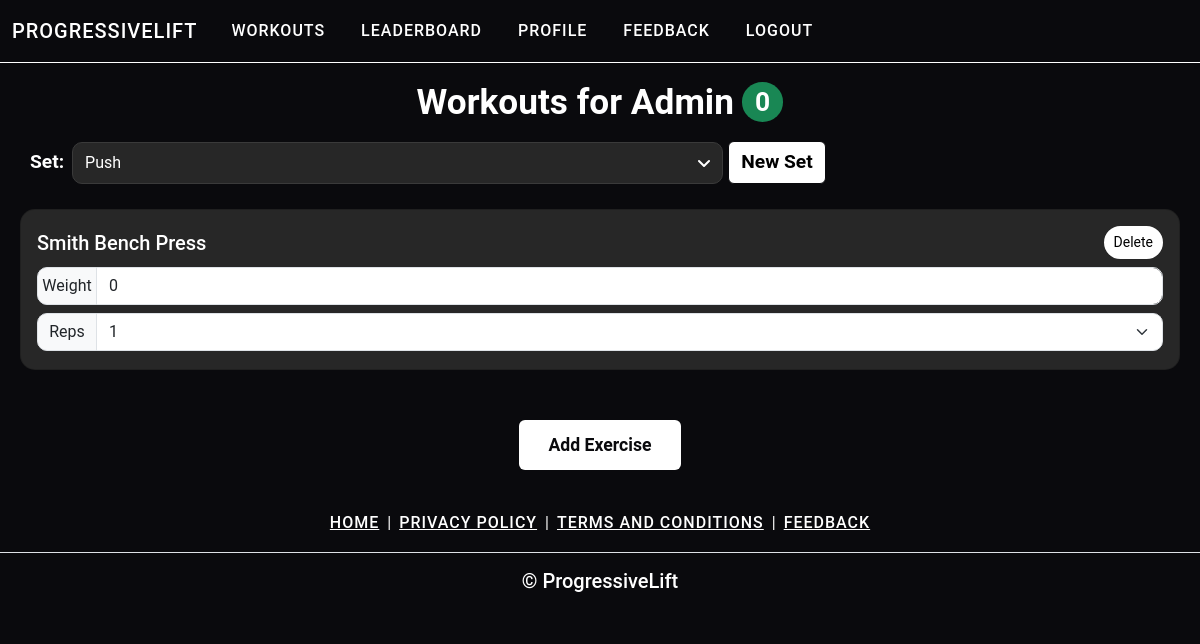
The app's page /workouts (signed in) with its own data.
### main.py (models this page shows)
class User(UserMixin, db.Model):
    __tablename__ = "users"
    id: Mapped[int] = mapped_column(Integer, primary_key=True)
    email: Mapped[str] = mapped_column(String(100), unique=True)
    password: Mapped[str] = mapped_column(String(100))
    name: Mapped[str] = mapped_column(String(100))
    premium_level: Mapped[int] = mapped_column(Integer)
    date_of_signup: Mapped[Date] = mapped_column(Date)
    end_date_premium: Mapped[Date] = mapped_column(Date)
    points: Mapped[int] = mapped_column(Integer)
    weekly_points: Mapped[int] = mapped_column(Integer)
    monthly_points: Mapped[int] = mapped_column(Integer)
    daily_points: Mapped[int] = mapped_column(Integer)
    last_weekly_reset: Mapped[Date] = mapped_column(Date)
    last_monthly_reset: Mapped[Date] = mapped_column(Date)
    last_daily_reset: Mapped[Date] = mapped_column(Date)

class SetList(db.Model):
    __tablename__ = "set_lists"
    id: Mapped[int] = mapped_column(Integer, primary_key=True)
    user_id: Mapped[int] = mapped_column(Integer, db.ForeignKey("users.id"))
    set_name: Mapped[str] = mapped_column(String(250), unique=False, nullable=False)
    exercise: Mapped[str] = mapped_column(String(250), nullable=True)
    weight: Mapped[str] = mapped_column(String(250))
    reps: Mapped[str] = mapped_column(String(250))

### main.py (the view)
@app.route('/workouts', methods=["GET", "POST"])
def workouts():
    if not current_user.is_authenticated:
        return redirect(url_for('login'))
    form = AddExercise()
    form2 = CreateSet()
    current_date = datetime.date.today()
    if current_user.end_date_premium < current_date:
        current_user.premium_level = 0
    if (current_date - current_user.last_weekly_reset).days >= 7:
        current_user.weekly_points = 0
        current_user.last_weekly_reset = current_date
    if current_date.month != current_user.last_monthly_reset.month or current_date.year != current_user.last_monthly_reset.year:
        current_user.monthly_points = 0
        current_user.last_monthly_reset = current_date
    if current_date > current_user.last_daily_reset:
        current_user.daily_points = 0
        current_user.last_daily_reset = current_date
    db.session.commit()
    result = db.session.execute(db.select(SetList).where(SetList.user_id == current_user.id))
    user_result = db.session.execute(db.select(User).where(User.id == current_user.id))
    user = user_result.scalar()
    exercises = result.scalars().all()
    return render_template("workouts.html", exercises=exercises, form=form, user=user, form2=form2)

### main.py
class AddExercise(FlaskForm):
    name_of_set = SelectField("Name of Set", validators=[DataRequired()])
    def __init__(self, *args, **kwargs):
        super(AddExercise, self).__init__(*args, **kwargs)
        with app.app_context():
            unique_sets = db.session.query(SetList.set_name).distinct().all()
            self.name_of_set.choices = [(set[0], set[0]) for set in unique_sets]
    new_exercise = StringField("Add Exercise", validators=[DataRequired()])
    submit = SubmitField("Add")

class CreateSet(FlaskForm):
    name_of_set = StringField("Name of Set", validators=[DataRequired()])
    exercise1 = StringField("Exercise 1", validators=[DataRequired()])
    exercise2 = StringField("Exercise 2")
    exercise3 = StringField("Exercise 3")
    exercise4 = StringField("Exercise 4")
    exercise5 = StringField("Exercise 5")
    submit = SubmitField("Create Set")

### main.py (called while the page is built)
@login_manager.user_loader
def load_user(user_id):
    return db.get_or_404(User, user_id)

### templates/workouts.html (shortened to what this page needs)
{% include "header.html" %}
<!DOCTYPE html>
<html lang="en">
<head>
</head>
<body>
    {% if current_user.is_authenticated and current_user.premium_level == 1 %}
        <h1 class="text-center">
            <span class="d-inline-flex align-items-center justify-content-center">
                Workouts for {{user.name}}
                <span id="user-points" class="badge bg-success rounded-circle ms-2">{{user.points}}</span>
        </h1>
        {% set unique_sets = [] %}
        {% for exercise in exercises %}
            {% if exercise.set_name not in unique_sets %}
                {% set _ = unique_sets.append(exercise.set_name) %}
            {% endif %}
        {% endfor %}
        <div class="mb-3 d-flex justify-content-between align-items-center">
            <div class="flex-grow-1 me-3 d-flex align-items-center">
                <label for="set-filter" class="form-label me-2 mb-0">Set:</label>
                <select id="set-filter" class="form-select" onchange="filterExercises()">
                    {% for set_name in unique_sets %}
                        <option value="{{ set_name }}" {% if request.args.get('set') == set_name %}selected{% endif %}>{{ set_name }}</option>
                    {% endfor %}
                </select>
                <div>
                    <a href="{{ url_for('create_set') }}" class="btn btn-primary">New Set</a>
                </div>
            </div>
        </div>
        {% for set_name in unique_sets %}
        <div class="set-container mb-4">
            {% for exercise in exercises %}
            {% if exercise.set_name == set_name %}
            <div class="card mb-3 exercise-item exercise-card" data-set-name="{{exercise.set_name}}">
                <div class="card-body">
                    <div class="d-flex justify-content-between align-items-center mb-2">
                        <h5 class="card-title mb-0">{{exercise.exercise}}</h5>
                        <form action="{{ url_for('delete_exercise', id=exercise.id) }}" method="POST" onsubmit="event.preventDefault(); deleteExercise({{ exercise.id }});" class="ms-2">
                            <button type="submit" class="btn btn-danger btn-sm">Delete</button>
                        </form>
                    </div>
                    <div class="d-flex flex-column">
                        <div class="mb-2">
                            <div class="input-group">
                                <span class="input-group-text" style="width: 60px; justify-content: center;">Weight</span>
                                <input type="number" class="form-control" id="weight-{{exercise.id}}" name="weight" value="{{exercise.weight}}" onchange="updateExercise({{exercise.id}}, 'weight')" style="-webkit-appearance: none; -moz-appearance: textfield; appearance: textfield;">
                            </div>
                        </div>
                        <div class="mb-2">
                            <div class="input-group">
                                <span class="input-group-text" style="width: 60px; justify-content: center;">Reps</span>
                                <select class="form-select" id="reps-{{exercise.id}}" name="reps" onchange="updateExercise({{exercise.id}}, 'reps')">
                                    {% for i in range(1, 21) %}
                                        <option value="{{ i }}" {% if exercise.reps|int == i %}selected{% endif %}>{{ i }}</option>
                                    {% endfor %}
                                </select>
                            </div>
                        </div>
                    </div>
                </div>
            </div>
            {% endif %}
            {% endfor %}
        </div>
        {% endfor %}
    <br>
        {% if unique_sets %}
        <div class="d-flex justify-content-center">
            <button type="button" class="btn btn-secondary" data-bs-toggle="modal" data-bs-target="#addExerciseModal" onclick="setCurrentFilter()">
                Add Exercise
            </button>
        </div>
        {% endif %}
    {% else %}
        <h1>Access Denied</h1>
        <p class="text-center">You need to have an active premium subscription to access this page.</p>
        <div class="text-center">
            <a href="{{ url_for('price_page') }}" class="btn btn-light text-dark">Upgrade to Premium</a>
        </div>
    {% endif %}
</body>
</html>
{% include "footer.html" %}

### static/css/style.css (style rules this page uses)
body { font-family: 'Roboto', sans-serif; background-color: #0a0a0d; color: #ffffff; line-height: 1.6; margin: 0; padding: 0; }
.btn-primary { background-color: #0a0a0d; border-color: #0a0a0d; padding: 12px 30px; font-size: 1.1rem; font-weight: 600; transition: all 0.3s ease; }
.btn-secondary { background-color: #fff; color: #0a0a0d; border: none; padding: 12px 30px; font-size: 1.1rem; font-weight: 600; transition: all 0.3s ease; }
.text-center { color: white; }
.card-body h5 { color: #000000; }
.card.mb-3.exercise-item.exercise-card, .card.h-100.exercise-item.exercise-card { background-color: #272727; color: #ffffff; border-radius: 15px; overflow: hidden; margin: 20px; }
.card.mb-3.exercise-item.exercise-card .card-body, .card.h-100.exercise-item.exercise-card .card-body { color: #ffffff; }
.card.mb-3.exercise-item.exercise-card .card-title, .card.h-100.exercise-item.exercise-card .card-title { color: #ffffff; }
input[type="number"] { -moz-appearance: textfield; }
.btn-danger { background-color: #ffffff; color: #000000; border: 2px solid #ffffff; outline: none; border-radius: 20px; }
.card.mb-3.exercise-item.exercise-card .input-group { width: 100%; margin-left: 0; margin-right: auto; }
.input-group-text { border-radius: 10px 0 0 10px; }
.form-control, .form-select { border-radius: 0 10px 10px 0; }
.flex-grow-1.me-3.d-flex.align-items-center select { max-width: 55%; border-radius: 10px; padding: 8px 12px; font-size: 1rem; background-color: #272727; color: #ffffff; border: 1px solid #3a3a3a; appearance: none; -webkit-appearance: none; -moz-appearance: none; background-repeat: no-repeat; background-position: right 12px center; background-size: 12px; }
.mb-3.d-flex.justify-content-between.align-items-center label { font-size: 1.2rem; font-weight: bold; margin-right: 10px; margin-left: 30px; }
.mb-3.d-flex.justify-content-between.align-items-center .btn-primary { font-size: 1.2rem; padding: 0.375rem 0.75rem; margin: 5px; height: calc(1.5em + 0.75rem + 2px); line-height: 1.5; }
.mb-3.d-flex.justify-content-between.align-items-center .btn-primary { background-color: white; color: black; font-size: 1.2rem; padding: 0.375rem 0.75rem; margin: 5px; height: calc(1.5em + 0.75rem + 2px); line-height: 1.5; }
h1 { text-align: center; font-size: 2.5rem; font-weight: bold; margin: 20px auto 15px; width: 100%; }
@media (max-width: 1200px) { h1 { font-size: 2.2rem; margin: 18px auto 13px; } }
.card-body { padding-bottom: 10px; }
.badge.bg-success.rounded-circle { min-width: 1.5em; min-height: 1.5em; display: inline-flex; align-items: center; justify-content: center; font-size: 0.75em; padding: 0 0.5em; }

### records on screen
User: name "Admin", points "0"
SetList: exercise "Smith Bench Press", weight "0", reps "1"

### other values on screen
form field value "Push"
